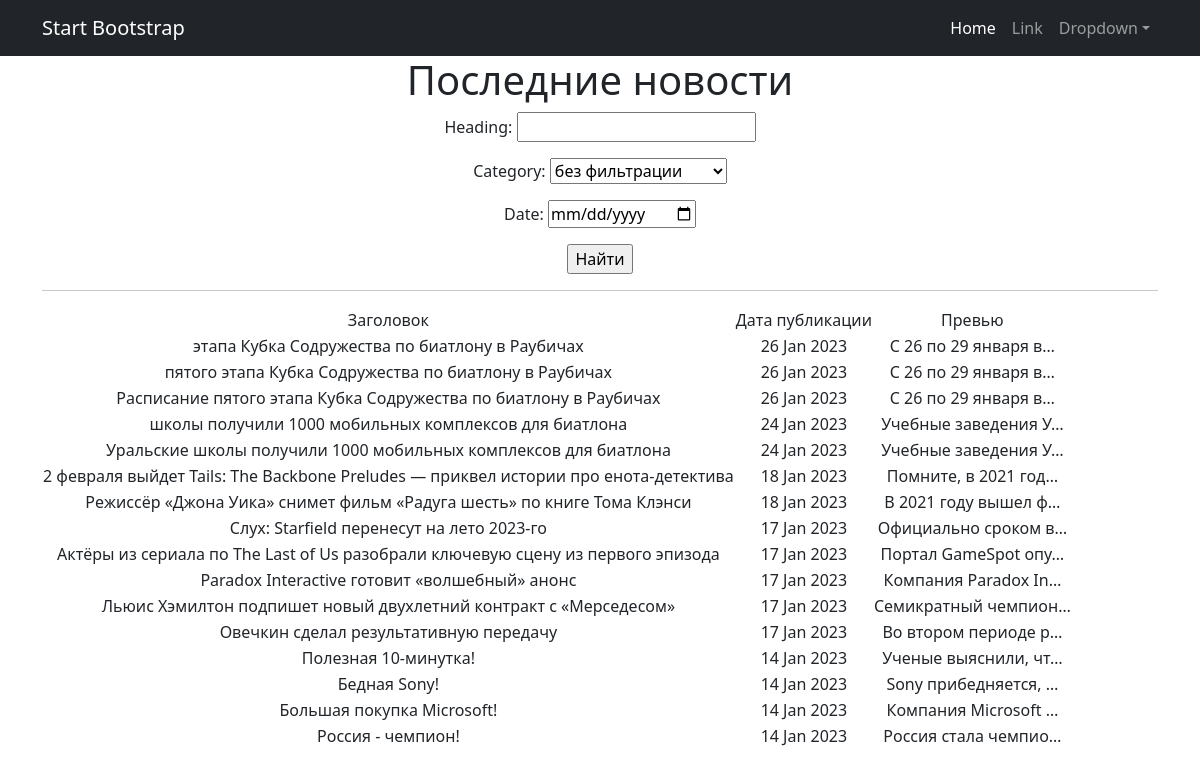
/news/search, run on the app's committed database.
### news/models.py (models this page shows, shortened)
class Post(models.Model):
    heading = models.CharField(max_length=100)
    text = models.CharField(max_length=1000)
    author = models.ForeignKey(Author, on_delete=models.CASCADE)
    type = models.CharField(max_length=2,
                            choices=TYPES)
    create_time = models.DateTimeField(auto_now_add=True)
    rating = models.IntegerField(default=0)
    category = models.ManyToManyField(Category, through='PostCategory')

### news/views.py (the view)
# urls.py: path('search', PostSearch.as_view()),
class PostSearch(ListView):
    model = Post
    ordering = '-create_time'
    template_name = 'search.html'
    context_object_name = 'posts'
    def get_queryset(self):
        queryset = super().get_queryset()
        self.filterset = PostFilter(self.request.GET, queryset)
        return self.filterset.qs
    def get_context_data(self, **kwargs):
        context = super().get_context_data(**kwargs)
        context['filterset'] = self.filterset
        return context

### news/models.py (called while the page is built)
    def __str__(self):
        return self.name.title()

### templates/search.html (shortened to what this page needs)
{% extends 'flatpages/default.html' %}
{% block content %}
   <h1>Последние новости</h1>
   <form action="" method="get">
       {{ filterset.form.as_p }}
       <input type="submit" value="Найти" />
   </form>
   <hr>
       <table>
           <tr>
               <td>Заголовок</td>
               <td>Дата публикации</td>
               <td>Превью</td>
           </tr>
           {% for post in posts %}
           <tr>
               <td>{{ post.heading }}</td>
               <td>{{ post.create_time|date:'d M Y' }}</td>
               <td>{{ post.text|truncatechars:20 }}</td>
           </tr>
           {% endfor %}
       </table>
{% endblock content %}

### templates/flatpages/default.html (shortened to what this page needs)
<!DOCTYPE html>
<html lang="en">
    <head>
        {% load static %}
        <link href="{% static 'css/styles.css' %}" rel="stylesheet" />
    </head>
    <body>
        <nav class="navbar navbar-expand-lg navbar-dark bg-dark">
            <div class="container">
                <a class="navbar-brand" href="#">Start Bootstrap</a>
                <div class="collapse navbar-collapse" id="navbarSupportedContent">
                    <ul class="navbar-nav ms-auto mb-2 mb-lg-0">
                        <li class="nav-item"><a class="nav-link active" aria-current="page" href="#">Home</a></li>
                        <li class="nav-item"><a class="nav-link" href="#">Link</a></li>
                        <li class="nav-item dropdown">
                            <a class="nav-link dropdown-toggle" id="navbarDropdown" href="#" role="button" data-bs-toggle="dropdown" aria-expanded="false">Dropdown</a>
                        </li>
                    </ul>
                </div>
            </div>
        </nav>
        <div class="container">
   <div class="row">
       <div class="col-lg-12 text-center">
           {% block content %}{% endblock content %}
       </div>
   </div>
</div>
    </body>
</html>

### data on the page
Post: heading "этапа Кубка Содружества по биатлону в Раубичах", create_time "26 Jan 2023", text "С 26 по 29 января в…"
Post: heading "пятого этапа Кубка Содружества по биатлону в Раубичах", create_time "26 Jan 2023", text "С 26 по 29 января в…"
Post: heading "Расписание пятого этапа Кубка Содружества по биатлону в Раубичах", create_time "26 Jan 2023", text "С 26 по 29 января в…"
Post: heading "школы получили 1000 мобильных комплексов для биатлона", create_time "24 Jan 2023", text "Учебные заведения У…"
Post: heading "Уральские школы получили 1000 мобильных комплексов для биатлона", create_time "24 Jan 2023", text "Учебные заведения У…"
Post: heading "2 февраля выйдет Tails: The Backbone Preludes — приквел истории про енота-детектива", create_time "18 Jan 2023", text "Помните, в 2021 год…"
Post: heading "Режиссёр «Джона Уика» снимет фильм «Радуга шесть» по книге Тома Клэнси", create_time "18 Jan 2023", text "В 2021 году вышел ф…"
Post: heading "Слух: Starfield перенесут на лето 2023-го", create_time "17 Jan 2023", text "Официально сроком в…"
Post: heading "Актёры из сериала по The Last of Us разобрали ключевую сцену из первого эпизода", create_time "17 Jan 2023", text "Портал GameSpot опу…"
Post: heading "Paradox Interactive готовит «волшебный» анонс", create_time "17 Jan 2023", text "Компания Paradox In…"
Post: heading "Льюис Хэмилтон подпишет новый двухлетний контракт с «Мерседесом»", create_time "17 Jan 2023", text "Семикратный чемпион…"
Post: heading "Овечкин сделал результативную передачу", create_time "17 Jan 2023", text "Во втором периоде р…"
Post: heading "Полезная 10-минутка!", create_time "14 Jan 2023", text "Ученые выяснили, чт…"
Post: heading "Бедная Sony!", create_time "14 Jan 2023", text "Sony прибедняется, …"
Post: heading "Большая покупка Microsoft!", create_time "14 Jan 2023", text "Компания Microsoft …"
Post: heading "Россия - чемпион!", create_time "14 Jan 2023", text "Россия стала чемпио…"
